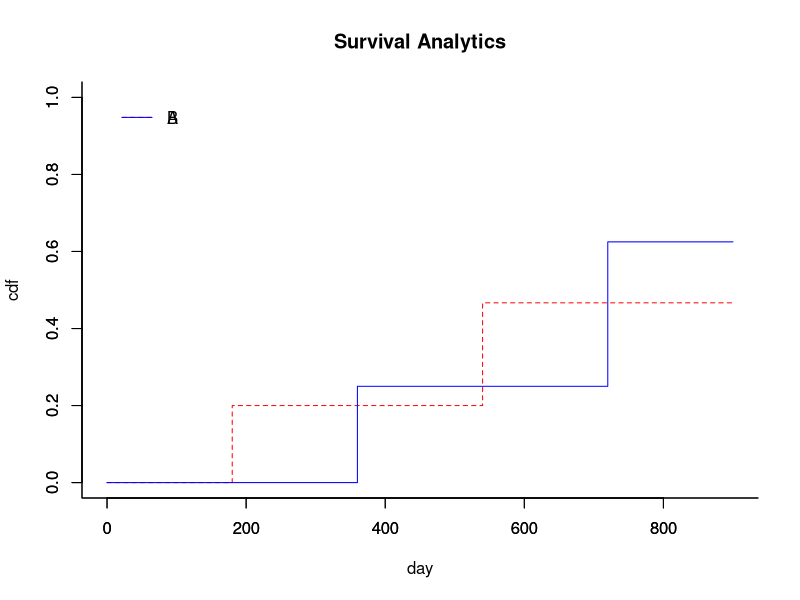

The R source for this figure:
library(cmprsk)
ALL <- data.frame(time =c(180, 360, 540, 720, 900),  censor=c(1, 2, 1, 2, 0), group=rep("A", 5) )
EVENT <- ALL
EVENT$censor <- ifelse(ALL$censor==1, 1, 0)
COMP <-  ALL
COMP$censor <- ifelse(ALL$censor==2, 1, 0)
result <- cuminc(EVENT$time, EVENT$censor, cencode=0)
#result2 <- timepoints(result, EVENT$time)
#result2$"est"

dev.new(width=5, height=4)
plot(result, col="red", curvlab="A", lty=2, ann=F)
par(new=T)
result <- cuminc(COMP$time, COMP$censor, cencode=0)
#result2 <- timepoints(result, COMP$time)
#result2$"est" 
plot(result, col="blue", curvlab="B", xlab="day", ylab="cdf")

title(main = "Survival Analytics")
